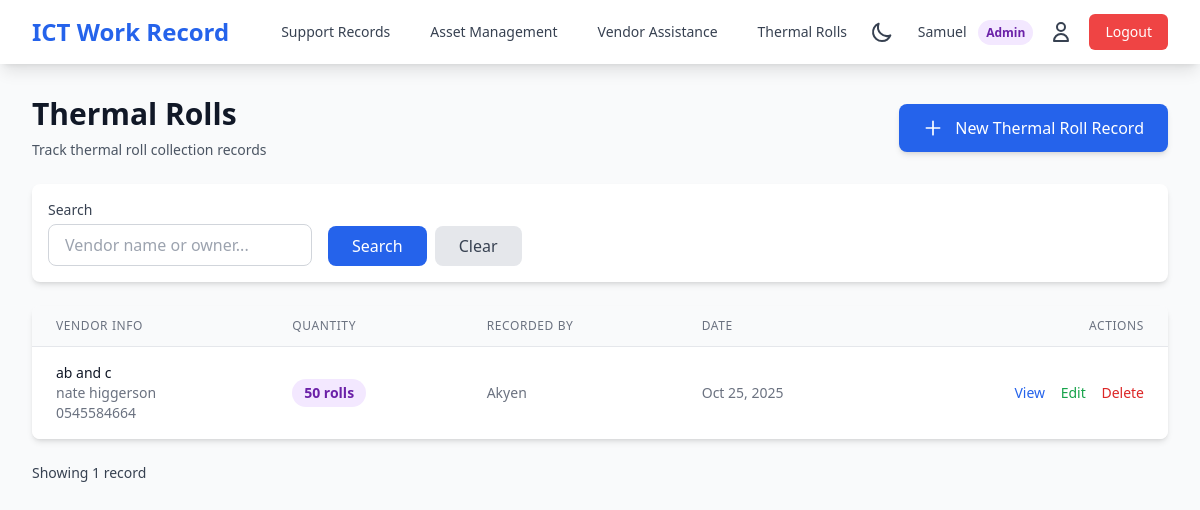
Screenshot of /thermal-rolls/ (signed in) with the database file from the repository.
### thermal_rolls/models.py (models this page shows, shortened)
class ThermalRollRecord(models.Model):
    vendor_name = models.CharField(max_length=200, help_text="Vendor or station name")
    cashier_owner_name = models.CharField(max_length=200, help_text="Contact person (cashier/owner)")
    quantity = models.PositiveIntegerField(help_text="Number of thermal rolls collected")
    phone_number = models.CharField(max_length=20, help_text="Contact number")
    signature = models.CharField(
        max_length=200,
        blank=True,
        help_text="Digital signature placeholder"
    )
    recorded_by = models.ForeignKey(
        User,
        on_delete=models.PROTECT,
        related_name='thermal_roll_records',
        help_text="ICT staff who recorded this"
    )
    timestamp = models.DateTimeField(default=timezone.now, help_text="When this was recorded")
    notes = models.TextField(blank=True, help_text="Additional notes")
    class Meta:
        ordering = ['-timestamp']
        verbose_name = "Thermal Roll Record"
        verbose_name_plural = "Thermal Roll Records"
        indexes = [
            models.Index(fields=['-timestamp']),
            models.Index(fields=['vendor_name']),
        ]

### thermal_rolls/views.py (the view)
# urls.py: path('', views.thermal_roll_list, name='list'),
@login_required
def thermal_roll_list(request):
    is_admin = user_is_admin(request.user)
    if is_admin:
        records = ThermalRollRecord.objects.all()
    else:
        records = ThermalRollRecord.objects.filter(recorded_by=request.user)
    search_query = request.GET.get('search', '')
    if search_query:
        records = records.filter(
            Q(vendor_name__icontains=search_query) |
            Q(cashier_owner_name__icontains=search_query)
        )
    paginator = Paginator(records, 10)
    page_number = request.GET.get('page')
    page_obj = paginator.get_page(page_number)
    context = {
        'records': records,  # For compatibility with templates
        'page_obj': page_obj,
        'search_query': search_query,
        'is_admin': is_admin,
    }
    return render(request, 'thermal_rolls/list.html', context)

### thermal_rolls/views.py (called while the page is built)
def user_is_admin(user):
    return user.groups.filter(name='Admin').exists()

### templates/thermal_rolls/list.html (shortened to what this page needs)
{% extends 'base.html' %}
{% block content %}
<div class="mb-6">
    <div class="flex justify-between items-center">
        <div>
            <h1 class="text-3xl font-bold text-gray-900 dark:text-white">Thermal Rolls</h1>
            <p class="mt-2 text-sm text-gray-600 dark:text-gray-400">Track thermal roll collection records</p>
        </div>
        <a href="{% url 'thermal_rolls:create' %}" class="bg-blue-600 hover:bg-blue-700 dark:bg-blue-500 dark:hover:bg-blue-600 text-white px-6 py-3 rounded-lg font-medium transition shadow-md hover:shadow-lg">
            <svg class="w-5 h-5 inline-block mr-2 -mt-1" fill="none" stroke="currentColor" viewBox="0 0 24 24">
                <path stroke-linecap="round" stroke-linejoin="round" stroke-width="2" d="M12 4v16m8-8H4"></path>
            </svg>
            New Thermal Roll Record
        </a>
    </div>
</div>
<div class="bg-white dark:bg-gray-800 rounded-lg shadow-md p-4 mb-6">
    <form method="get" class="grid grid-cols-1 md:grid-cols-4 gap-4">
        <div>
            <label class="block text-sm font-medium text-gray-700 dark:text-gray-300 mb-1">Search</label>
            <input type="text" name="search" value="{{ request.GET.search }}" placeholder="Vendor name or owner..."
                   class="w-full px-4 py-2 border border-gray-300 dark:border-gray-600 rounded-lg focus:ring-2 focus:ring-blue-500 dark:bg-gray-700 dark:text-white transition">
        </div>
        <div class="flex items-end space-x-2">
            <button type="submit" class="bg-blue-600 hover:bg-blue-700 text-white px-6 py-2 rounded-lg transition">
                Search
            </button>
            <a href="{% url 'thermal_rolls:list' %}" class="bg-gray-200 hover:bg-gray-300 dark:bg-gray-700 dark:hover:bg-gray-600 text-gray-700 dark:text-gray-300 px-6 py-2 rounded-lg transition">
                Clear
            </a>
        </div>
    </form>
</div>
{% if records %}
<div class="bg-white dark:bg-gray-800 rounded-lg shadow-md overflow-hidden">
    <div class="overflow-x-auto">
        <table class="min-w-full divide-y divide-gray-200 dark:divide-gray-700">
            <thead class="bg-gray-50 dark:bg-gray-900">
                <tr>
                    <th class="px-6 py-3 text-left text-xs font-medium text-gray-500 dark:text-gray-400 uppercase tracking-wider">Vendor Info</th>
                    <th class="px-6 py-3 text-left text-xs font-medium text-gray-500 dark:text-gray-400 uppercase tracking-wider">Quantity</th>
                    <th class="px-6 py-3 text-left text-xs font-medium text-gray-500 dark:text-gray-400 uppercase tracking-wider">Recorded By</th>
                    <th class="px-6 py-3 text-left text-xs font-medium text-gray-500 dark:text-gray-400 uppercase tracking-wider">Date</th>
                    <th class="px-6 py-3 text-right text-xs font-medium text-gray-500 dark:text-gray-400 uppercase tracking-wider">Actions</th>
                </tr>
            </thead>
            <tbody class="bg-white dark:bg-gray-800 divide-y divide-gray-200 dark:divide-gray-700">
                {% for record in records %}
                <tr class="hover:bg-gray-50 dark:hover:bg-gray-700 transition">
                    <td class="px-6 py-4 whitespace-nowrap">
                        <div class="text-sm font-medium text-gray-900 dark:text-white">{{ record.vendor_name }}</div>
                        <div class="text-sm text-gray-500 dark:text-gray-400">{{ record.cashier_owner_name }}</div>
                        <div class="text-sm text-gray-500 dark:text-gray-400">{{ record.phone_number }}</div>
                    </td>
                    <td class="px-6 py-4 whitespace-nowrap">
                        <span class="px-3 py-1 inline-flex text-sm leading-5 font-semibold rounded-full bg-purple-100 text-purple-800 dark:bg-purple-900 dark:text-purple-200">
                            {{ record.quantity }} roll{{ record.quantity|pluralize }}
                        </span>
                    </td>
                    <td class="px-6 py-4 whitespace-nowrap text-sm text-gray-500 dark:text-gray-400">
                        {{ record.recorded_by.get_full_name|default:record.recorded_by.username }}
                    </td>
                    <td class="px-6 py-4 whitespace-nowrap text-sm text-gray-500 dark:text-gray-400">
                        {{ record.timestamp|date:"M d, Y" }}
                    </td>
                    <td class="px-6 py-4 whitespace-nowrap text-right text-sm font-medium">
                        <a href="{% url 'thermal_rolls:detail' record.pk %}" class="text-blue-600 hover:text-blue-900 dark:text-blue-400 dark:hover:text-blue-300 mr-3">View</a>
                        {% if is_admin or record.recorded_by == request.user %}
                        <a href="{% url 'thermal_rolls:update' record.pk %}" class="text-green-600 hover:text-green-900 dark:text-green-400 dark:hover:text-green-300 mr-3">Edit</a>
                        <a href="{% url 'thermal_rolls:delete' record.pk %}" class="text-red-600 hover:text-red-900 dark:text-red-400 dark:hover:text-red-300">Delete</a>
                        {% endif %}
                    </td>
                </tr>
                {% endfor %}
            </tbody>
        </table>
    </div>
</div>
<div class="mt-6 flex justify-between items-center">
    <div class="text-sm text-gray-700 dark:text-gray-300">
        Showing {{ records|length }} record{{ records|length|pluralize }}
    </div>
</div>
{% endif %}
{% endblock %}

### templates/base.html (shortened to what this page needs)
<!DOCTYPE html>
<html lang="en" class="h-full">
<head>
    <script src="https://cdn.tailwindcss.com"></script>
    {% load static %}
    <link rel="stylesheet" href="{% static 'css/custom.css' %}">
</head>
<body class="bg-gray-50 dark:bg-gray-900 min-h-screen h-full transition-colors duration-200">
    <nav class="bg-white dark:bg-gray-800 shadow-lg transition-colors duration-200">
        <div class="max-w-7xl mx-auto px-4 sm:px-6 lg:px-8">
            <div class="flex justify-between h-16">
                <div class="flex items-center">
                    <a href="{% url 'dashboard' %}" class="flex items-center">
                        <span class="text-2xl font-bold text-blue-600 dark:text-blue-400">ICT Work Record</span>
                    </a>
                    {% if user.is_authenticated %}
                    <div class="hidden md:ml-10 md:flex md:space-x-4">
                        <a href="{% url 'support_records:list' %}" class="text-gray-700 dark:text-gray-300 hover:text-blue-600 dark:hover:text-blue-400 px-3 py-2 rounded-md text-sm font-medium transition">Support Records</a>
                        <a href="{% url 'asset_management:list' %}" class="text-gray-700 dark:text-gray-300 hover:text-blue-600 dark:hover:text-blue-400 px-3 py-2 rounded-md text-sm font-medium transition">Asset Management</a>
                        <a href="{% url 'vendor_assistance:list' %}" class="text-gray-700 dark:text-gray-300 hover:text-blue-600 dark:hover:text-blue-400 px-3 py-2 rounded-md text-sm font-medium transition">Vendor Assistance</a>
                        <a href="{% url 'thermal_rolls:list' %}" class="text-gray-700 dark:text-gray-300 hover:text-blue-600 dark:hover:text-blue-400 px-3 py-2 rounded-md text-sm font-medium transition">Thermal Rolls</a>
                    </div>
                    {% endif %}
                </div>
                <div class="flex items-center space-x-4">
                    {% if user.is_authenticated %}
                        <button onclick="toggleDarkMode()" class="p-2 rounded-lg hover:bg-gray-100 dark:hover:bg-gray-700 transition" title="Toggle Dark Mode">
                            <svg class="w-6 h-6 text-gray-700 dark:text-gray-300 block dark:hidden" fill="none" stroke="currentColor" viewBox="0 0 24 24">
                                <path stroke-linecap="round" stroke-linejoin="round" stroke-width="2" d="M20.354 15.354A9 9 0 018.646 3.646 9.003 9.003 0 0012 21a9.003 9.003 0 008.354-5.646z"></path>
                            </svg>
                        </button>
                        <span class="text-sm text-gray-700 dark:text-gray-300">
                            <span class="font-medium">{{ user.get_full_name|default:user.username }}</span>
                            {% if user.groups.all %}
                                {% with first_group=user.groups.first.name %}
                                <span class="ml-2 px-2 py-1 text-xs font-semibold rounded-full
                                    {% if first_group == 'Admin' %}
                                        bg-purple-100 text-purple-800 dark:bg-purple-900 dark:text-purple-200
                                    {% else %}
                                        bg-blue-100 text-blue-800 dark:bg-blue-900 dark:text-blue-200
                                    {% endif %}
                                ">
                                    {{ first_group }}
                                </span>
                                {% endwith %}
                            {% endif %}
                        </span>
                        <a href="{% url 'accounts:profile' %}" class="text-gray-700 dark:text-gray-300 hover:text-blue-600 dark:hover:text-blue-400 transition" title="Profile">
                            <svg class="w-6 h-6" fill="none" stroke="currentColor" viewBox="0 0 24 24">
                                <path stroke-linecap="round" stroke-linejoin="round" stroke-width="2" d="M16 7a4 4 0 11-8 0 4 4 0 018 0zM12 14a7 7 0 00-7 7h14a7 7 0 00-7-7z"></path>
                            </svg>
                        </a>
                        <form method="post" action="{% url 'accounts:logout' %}" class="inline">
                            <button type="submit" class="bg-red-500 hover:bg-red-600 dark:bg-red-600 dark:hover:bg-red-700 text-white px-4 py-2 rounded-md text-sm font-medium transition">
                                Logout
                            </button>
                        </form>
                    {% else %}
                        <a href="{% url 'accounts:login' %}" class="bg-blue-600 hover:bg-blue-700 text-white px-4 py-2 rounded-md text-sm font-medium transition">
                            Login
                        </a>
                    {% endif %}
                </div>
            </div>
        </div>
    </nav>
    <main class="max-w-7xl mx-auto px-4 sm:px-6 lg:px-8 py-8">
        {% block content %}{% endblock %}
    </main>
</body>
</html>

### rows the page displays
ThermalRollRecord: vendor_name "ab and c", cashier_owner_name "nate higgerson", phone_number "0545584664", quantity "50", recorded_by.get_full_name "Akyen", timestamp "Oct 25, 2025"

### other values shown
{{ user.get_full_name|default:user.username }} "Samuel"
{{ first_group }} "Admin"
{{ records|length }} "1"
